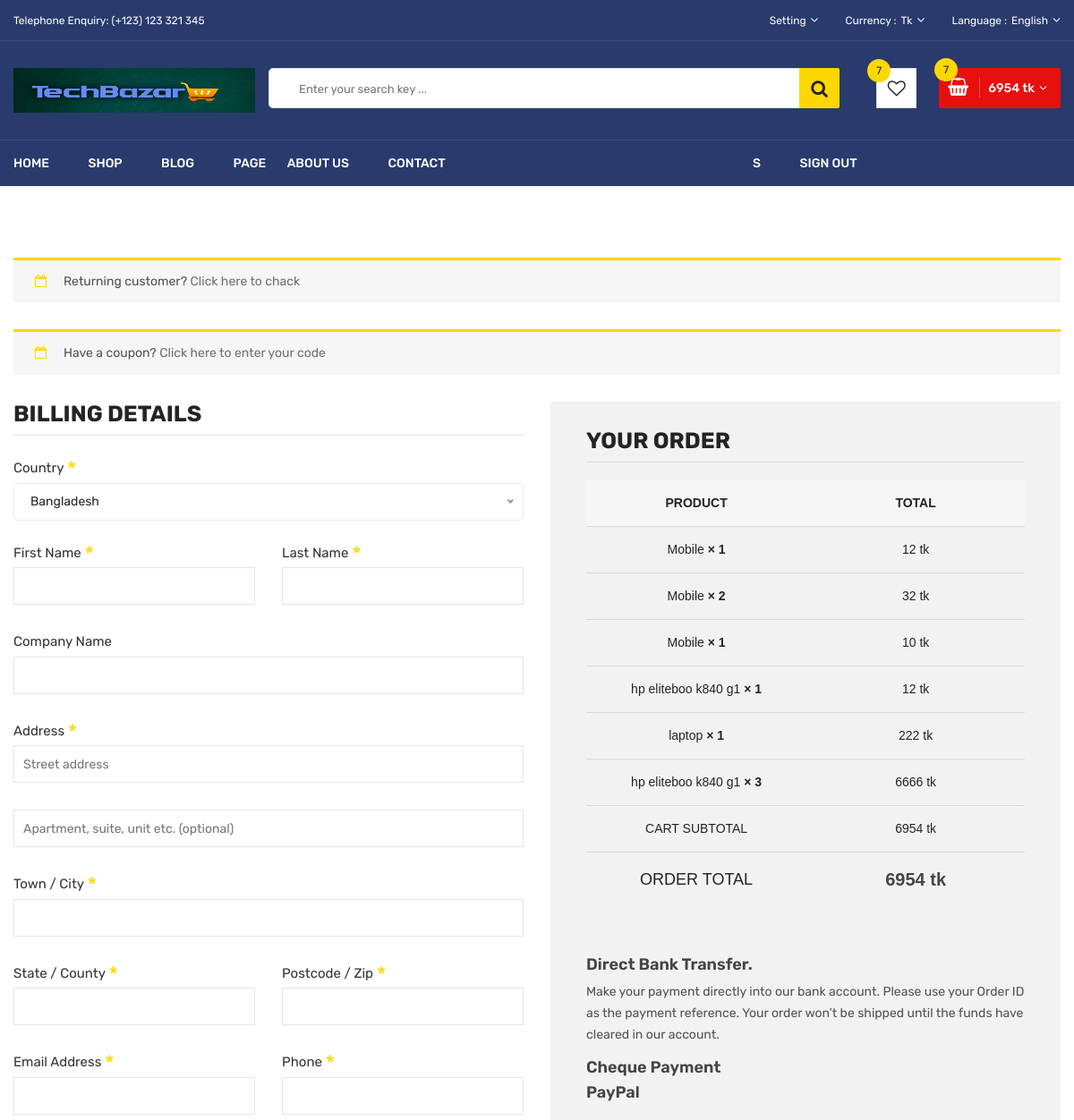
/account/chackout/ (signed in, upper part), run on an earlier commit of the app's database.
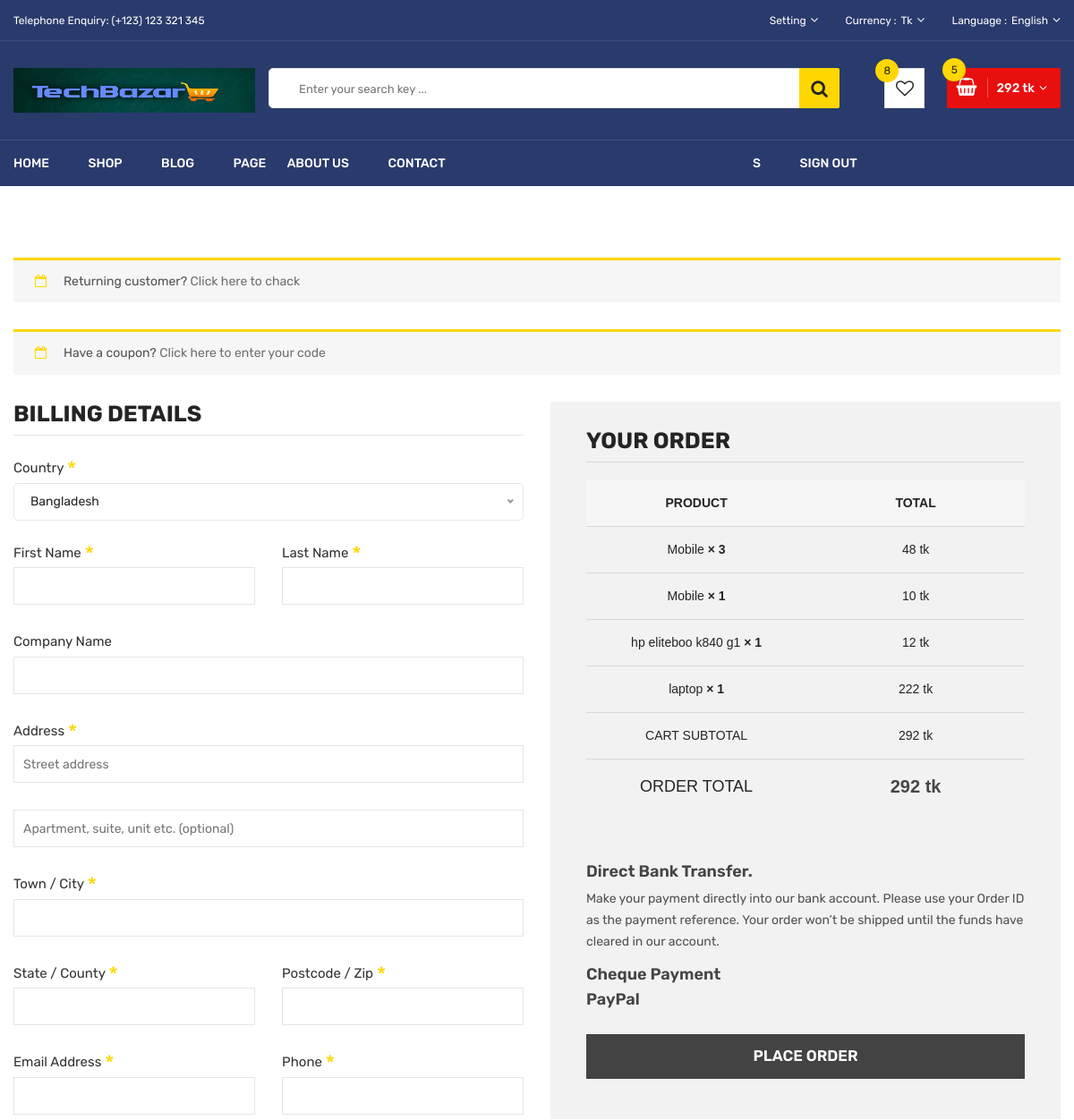
And on a later commit of the database.
### cart/models.py (models this page shows, shortened)
class cart(models.Model):
    user = models.ForeignKey(User, on_delete=models.CASCADE)
    product = models.ForeignKey(product_all, on_delete=models.CASCADE)
    quantity = models.IntegerField(default=1)

### product/models.py (models this page shows, shortened)
class product_all(models.Model):
    name =models.CharField(max_length=50)
    image = models.ImageField(upload_to='product_image/')
    category =models.ForeignKey(category,on_delete=models.CASCADE)
    about = models.TextField(max_length=150)
    old_price = models.PositiveIntegerField()
    new_price = models.PositiveIntegerField()
    quantity = models.IntegerField()
    add_date = models.DateField()

### account/views.py (the view)
# urls.py: path('chackout/',chackout_ORDER,name="chackout"),
def chackout_ORDER(request):
    user =request.user
    if user.is_authenticated:
        wishlist_list = len(wishlist.objects.filter(user=user))
        crt_list = len(cart.objects.filter(user=user))
        product = cart.objects.filter(user=user)
        total = 0
        for i in product:
            total += i.product.new_price*i.quantity
            if i.product.quantity == 0:
                i.quantity=0
                i.save()
        wishlist_show = wishlist.objects.filter(user=user)
    return render(request,'account/checkout.html',locals())

### template/account/checkout.html (shortened to what the changed rows need)
{% extends 'home/base.html' %}
{% load static %}
{% block body %}
<div class="body-wrapper">
    <div class="checkout-area pt-60 pb-30">
        <div class="container">
            <div class="row">
                <div class="col-lg-6 col-12">
                    <div class="your-order">
                        <div class="your-order-table table-responsive">
                            <table class="table">
                                <thead>
                                    <tr>
                                        <th class="cart-product-name"><strong>Product</strong></th>
                                        <th class="cart-product-total"><strong>Total</strong></th>
                                    </tr>
                                </thead>
                                <tbody>
                                    {% for i in product %}
                                    {% if i.product.quantity > 0 %}
                                    <tr class="cart_item">
                                        <td class="cart-product-name">{{i.product.name}}<strong
                                                class="product-quantity"> × {{ i.quantity }}</strong></td>
                                        <td class="cart-product-total"><span class="amount">{% widthratio i.product.new_price 1 i.quantity %} tk</span></td>
                                    </tr>
                                    {% endif %}
                                    {% endfor %}
                                </tbody>
                                <tfoot>
                                    <tr class="cart-subtotal">
                                        <th>Cart Subtotal</th>
                                        <td><span class="amount">{{total}} tk</span></td>
                                    </tr>
                                    <tr class="order-total">
                                        <th>Order Total</th>
                                        <td><strong><span class="amount">{{total}} tk</span></strong></td>
                                    </tr>
                                </tfoot>
                            </table>
                        </div>
                        <div class="payment-method">
                            <div class="payment-accordion">
                                <div class="order-button-payment">
                                    <a href="{% url 'payment' %}"><input value="Place order" type="submit"></a>
                                </div>
                            </div>
                        </div>
                    </div>
                </div>
            </div>
        </div>
    </div>
</div>
{% endblock %}

### template/home/base.html (shortened to what the changed rows need)
<!doctype html>
{% load static %}
<html class="no-js" lang="zxx">
<head>
    <link rel="stylesheet" href="{% static 'css/material-design-iconic-font.min.css' %}">
    <link rel="stylesheet" href="{% static 'css/font-awesome.min.css' %}">
    <link rel="stylesheet" href="{% static 'css/fontawesome-stars.css' %}">
    <link rel="stylesheet" href="{% static 'css/meanmenu.css' %}">
    <link rel="stylesheet" href="{% static 'css/owl.carousel.min.css' %}">
    <link rel="stylesheet" href="{% static 'css/slick.css' %}">
    <link rel="stylesheet" href="{% static 'css/animate.css' %}">
    <link rel="stylesheet" href="{% static 'css/jquery-ui.min.css' %}">
    <link rel="stylesheet" href="{% static 'css/venobox.css' %}">
    <link rel="stylesheet" href="{% static 'css/nice-select.css' %}">
    <link rel="stylesheet" href="{% static 'css/magnific-popup.css' %}">
    <link rel="stylesheet" href="{% static 'css/bootstrap.min.css' %}">
    <link rel="stylesheet" href="{% static 'css/helper.css' %}">
    <link rel="stylesheet" href="{% static 'css/style.css' %}">
    <link rel="stylesheet" href="{% static 'css/responsive.css' %}">
</head>
<body>
<div class="body-wrapper">
    <header class="li-header-4">
        <div class="header-middle pl-sm-0 pr-sm-0 pl-xs-0 pr-xs-0">
            <div class="container">
                <div class="row">
                    <div class="col-lg-9 pl-0 ml-sm-15 ml-xs-15">
                        <div class="header-middle-right">
                            <ul class="hm-menu">
                                <li class="hm-wishlist">
                                    <a href="{% url 'View_wishlist'%}">
                                        <span class="cart-item-count wishlist-item-count">{{wishlist_list}}</span>
                                        <i class="fa fa-heart-o"></i>
                                    </a>
                                </li>
                                <li class="hm-minicart">
                                    <div class="hm-minicart-trigger">
                                        <span class="item-text">{{total}} tk
                                            <span class="cart-item-count">{{crt_list}}</span>
                                        </span>
                                    </div>
                                </li>
                            </ul>
                        </div>
                    </div>
                </div>
            </div>
        </div>
    </header>
    {% block body %}{% endblock %}
</div>
</body>
</html>

What changed in the data, as far as the page shows it:
removed cart: product.name "Mobile", quantity "1", product+quantity "12"
removed cart: product.name "hp eliteboo k840 g1", quantity "3", product+quantity "6666"
changed cart (number 1 of 4 on the later page): quantity "2" → "3"; product+quantity "32" → "48"
Also different on the page:
{{ wishlist_list }}: "7" → "8"
{{ total }}: "6954" → "292"
{{ crt_list }}: "7" → "5"
form field value: (not shown) → "Place order"
